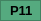
    <widget class="QFrame" name="frame_31">
     <property name="geometry">
      <rect>
       <x>10</x>
       <y>50</y>
       <width>41</width>
       <height>21</height>
      </rect>
     </property>
     <property name="palette">
      <palette>
       <active>
        <colorrole role="WindowText">
         <brush brushstyle="SolidPattern">
          <color alpha="255">
           <red>0</red>
           <green>0</green>
           <blue>0</blue>
          </color>
         </brush>
        </colorrole>
        <colorrole role="Button">
         <brush brushstyle="SolidPattern">
          <color alpha="255">
           <red>230</red>
           <green>0</green>
           <blue>0</blue>
          </color>
         </brush>
        </colorrole>
        <colorrole role="Light">
         <brush brushstyle="SolidPattern">
          <color alpha="255">
           <red>255</red>
           <green>90</green>
           <blue>90</blue>
          </color>
         </brush>
        </colorrole>
        <colorrole role="Midlight">
         <brush brushstyle="SolidPattern">
          <color alpha="255">
           <red>242</red>
           <green>45</green>
           <blue>45</blue>
          </color>
         </brush>
        </colorrole>
        <colorrole role="Dark">
         <brush brushstyle="SolidPattern">
          <color alpha="255">
           <red>115</red>
           <green>0</green>
           <blue>0</blue>
          </color>
         </brush>
        </colorrole>
        <colorrole role="Mid">
         <brush brushstyle="SolidPattern">
          <color alpha="255">
           <red>153</red>
           <green>0</green>
           <blue>0</blue>
          </color>
         </brush>
        </colorrole>
        <colorrole role="Text">
         <brush brushstyle="SolidPattern">
          <color alpha="255">
           <red>0</red>
           <green>0</green>
           <blue>0</blue>
          </color>
         </brush>
        </colorrole>
        <colorrole role="BrightText">
         <brush brushstyle="SolidPattern">
          <color alpha="255">
           <red>255</red>
           <green>255</green>
           <blue>255</blue>
          </color>
         </brush>
        </colorrole>
        <colorrole role="ButtonText">
         <brush brushstyle="SolidPattern">
          <color alpha="255">
           <red>0</red>
           <green>0</green>
           <blue>0</blue>
          </color>
         </brush>
        </colorrole>
        <colorrole role="Base">
         <brush brushstyle="SolidPattern">
          <color alpha="255">
           <red>255</red>
           <green>255</green>
           <blue>255</blue>
          </color>
         </brush>
        </colorrole>
        <colorrole role="Window">
         <brush brushstyle="SolidPattern">
          <color alpha="255">
           <red>230</red>
           <green>0</green>
           <blue>0</blue>
          </color>
         </brush>
        </colorrole>
        <colorrole role="Shadow">
         <brush brushstyle="SolidPattern">
          <color alpha="255">
           <red>0</red>
           <green>0</green>
           <blue>0</blue>
          </color>
         </brush>
        </colorrole>
        <colorrole role="AlternateBase">
         <brush brushstyle="SolidPattern">
          <color alpha="255">
           <red>242</red>
           <green>127</green>
           <blue>127</blue>
          </color>
         </brush>
        </colorrole>
        <colorrole role="ToolTipBase">
         <brush brushstyle="SolidPattern">
          <color alpha="255">
           <red>255</red>
           <green>255</green>
           <blue>220</blue>
          </color>
         </brush>
        </colorrole>
        <colorrole role="ToolTipText">
         <brush brushstyle="SolidPattern">
          <color alpha="255">
           <red>0</red>
           <green>0</green>
           <blue>0</blue>
          </color>
         </brush>
        </colorrole>
        <colorrole role="PlaceholderText">
         <brush brushstyle="SolidPattern">
          <color alpha="128">
           <red>0</red>
           <green>0</green>
           <blue>0</blue>
          </color>
         </brush>
        </colorrole>
       </active>
       <inactive>
        <colorrole role="WindowText">
         <brush brushstyle="SolidPattern">
          <color alpha="255">
           <red>0</red>
           <green>0</green>
           <blue>0</blue>
          </color>
         </brush>
        </colorrole>
        <colorrole role="Button">
         <brush brushstyle="SolidPattern">
          <color alpha="255">
           <red>230</red>
           <green>0</green>
           <blue>0</blue>
          </color>
         </brush>
        </colorrole>
        <colorrole role="Light">
         <brush brushstyle="SolidPattern">
          <color alpha="255">
           <red>255</red>
           <green>90</green>
           <blue>90</blue>
          </color>
         </brush>
        </colorrole>
        <colorrole role="Midlight">
         <brush brushstyle="SolidPattern">
          <color alpha="255">
           <red>242</red>
           <green>45</green>
           <blue>45</blue>
          </color>
         </brush>
        </colorrole>
        <colorrole role="Dark">
         <brush brushstyle="SolidPattern">
          <color alpha="255">
           <red>115</red>
           <green>0</green>
           <blue>0</blue>
          </color>
         </brush>
        </colorrole>
        <colorrole role="Mid">
         <brush brushstyle="SolidPattern">
          <color alpha="255">
           <red>153</red>
           <green>0</green>
           <blue>0</blue>
          </color>
         </brush>
        </colorrole>
        <colorrole role="Text">
         <brush brushstyle="SolidPattern">
          <color alpha="255">
           <red>0</red>
           <green>0</green>
           <blue>0</blue>
          </color>
         </brush>
        </colorrole>
        <colorrole role="BrightText">
         <brush brushstyle="SolidPattern">
          <color alpha="255">
           <red>255</red>
           <green>255</green>
           <blue>255</blue>
          </color>
         </brush>
        </colorrole>
        <colorrole role="ButtonText">
         <brush brushstyle="SolidPattern">
          <color alpha="255">
           <red>0</red>
           <green>0</green>
           <blue>0</blue>
          </color>
         </brush>
        </colorrole>
        <colorrole role="Base">
         <brush brushstyle="SolidPattern">
          <color alpha="255">
           <red>255</red>
           <green>255</green>
           <blue>255</blue>
          </color>
         </brush>
        </colorrole>
        <colorrole role="Window">
         <brush brushstyle="SolidPattern">
          <color alpha="255">
           <red>230</red>
           <green>0</green>
           <blue>0</blue>
          </color>
         </brush>
        </colorrole>
        <colorrole role="Shadow">
         <brush brushstyle="SolidPattern">
          <color alpha="255">
           <red>0</red>
           <green>0</green>
           <blue>0</blue>
          </color>
         </brush>
        </colorrole>
        <colorrole role="AlternateBase">
         <brush brushstyle="SolidPattern">
          <color alpha="255">
           <red>242</red>
           <green>127</green>
           <blue>127</blue>
          </color>
         </brush>
        </colorrole>
        <colorrole role="ToolTipBase">
         <brush brushstyle="SolidPattern">
          <color alpha="255">
           <red>255</red>
           <green>255</green>
           <blue>220</blue>
          </color>
         </brush>
        </colorrole>
        <colorrole role="ToolTipText">
         <brush brushstyle="SolidPattern">
          <color alpha="255">
           <red>0</red>
           <green>0</green>
           <blue>0</blue>
          </color>
         </brush>
        </colorrole>
        <colorrole role="PlaceholderText">
         <brush brushstyle="SolidPattern">
          <color alpha="128">
           <red>0</red>
           <green>0</green>
           <blue>0</blue>
          </color>
         </brush>
        </colorrole>
       </inactive>
       <disabled>
        <colorrole role="WindowText">
         <brush brushstyle="SolidPattern">
          <color alpha="255">
           <red>115</red>
           <green>0</green>
           <blue>0</blue>
          </color>
         </brush>
        </colorrole>
        <colorrole role="Button">
         <brush brushstyle="SolidPattern">
          <color alpha="255">
           <red>230</red>
           <green>0</green>
           <blue>0</blue>
          </color>
         </brush>
        </colorrole>
        <colorrole role="Light">
         <brush brushstyle="SolidPattern">
          <color alpha="255">
           <red>255</red>
           <green>90</green>
           <blue>90</blue>
          </color>
         </brush>
        </colorrole>
        <colorrole role="Midlight">
         <brush brushstyle="SolidPattern">
          <color alpha="255">
           <red>242</red>
           <green>45</green>
           <blue>45</blue>
          </color>
         </brush>
        </colorrole>
        <colorrole role="Dark">
         <brush brushstyle="SolidPattern">
          <color alpha="255">
           <red>115</red>
           <green>0</green>
           <blue>0</blue>
          </color>
         </brush>
        </colorrole>
        <colorrole role="Mid">
         <brush brushstyle="SolidPattern">
          <color alpha="255">
           <red>153</red>
           <green>0</green>
           <blue>0</blue>
          </color>
         </brush>
        </colorrole>
        <colorrole role="Text">
         <brush brushstyle="SolidPattern">
          <color alpha="255">
           <red>115</red>
           <green>0</green>
           <blue>0</blue>
          </color>
         </brush>
        </colorrole>
        <colorrole role="BrightText">
         <brush brushstyle="SolidPattern">
          <color alpha="255">
           <red>255</red>
           <green>255</green>
           <blue>255</blue>
          </color>
         </brush>
        </colorrole>
        <colorrole role="ButtonText">
         <brush brushstyle="SolidPattern">
          <color alpha="255">
           <red>115</red>
           <green>0</green>
           <blue>0</blue>
          </color>
         </brush>
        </colorrole>
        <colorrole role="Base">
         <brush brushstyle="SolidPattern">
          <color alpha="255">
           <red>230</red>
           <green>0</green>
           <blue>0</blue>
          </color>
         </brush>
        </colorrole>
        <colorrole role="Window">
         <brush brushstyle="SolidPattern">
          <color alpha="255">
           <red>230</red>
           <green>0</green>
           <blue>0</blue>
          </color>
         </brush>
        </colorrole>
        <colorrole role="Shadow">
         <brush brushstyle="SolidPattern">
          <color alpha="255">
           <red>0</red>
           <green>0</green>
           <blue>0</blue>
          </color>
         </brush>
        </colorrole>
        <colorrole role="AlternateBase">
         <brush brushstyle="SolidPattern">
          <color alpha="255">
           <red>230</red>
           <green>0</green>
           <blue>0</blue>
          </color>
         </brush>
        </colorrole>
        <colorrole role="ToolTipBase">
         <brush brushstyle="SolidPattern">
          <color alpha="255">
           <red>255</red>
           <green>255</green>
           <blue>220</blue>
          </color>
         </brush>
        </colorrole>
        <colorrole role="ToolTipText">
         <brush brushstyle="SolidPattern">
          <color alpha="255">
           <red>0</red>
           <green>0</green>
           <blue>0</blue>
          </color>
         </brush>
        </colorrole>
        <colorrole role="PlaceholderText">
         <brush brushstyle="SolidPattern">
          <color alpha="128">
           <red>0</red>
           <green>0</green>
           <blue>0</blue>
          </color>
         </brush>
        </colorrole>
       </disabled>
      </palette>
     </property>
     <property name="autoFillBackground">
      <bool>true</bool>
     </property>
     <property name="frameShape">
      <enum>QFrame::StyledPanel</enum>
     </property>
     <property name="frameShadow">
      <enum>QFrame::Raised</enum>
     </property>
     <widget class="QLabel" name="label_26">
      <property name="geometry">
       <rect>
        <x>10</x>
        <y>2</y>
        <width>51</width>
        <height>16</height>
       </rect>
      </property>
      <property name="font">
       <font>
        <pointsize>10</pointsize>
        <weight>75</weight>
        <bold>true</bold>
       </font>
      </property>
      <property name="text">
       <string>P11</string>
      </property>
     </widget>
     <widget class="QFrame" name="frame_11">
      <property name="geometry">
       <rect>
        <x>0</x>
        <y>0</y>
        <width>41</width>
        <height>21</height>
       </rect>
      </property>
      <property name="palette">
       <palette>
        <active>
         <colorrole role="WindowText">
          <brush brushstyle="SolidPattern">
           <color alpha="255">
            <red>0</red>
            <green>0</green>
            <blue>0</blue>
           </color>
          </brush>
         </colorrole>
         <colorrole role="Button">
          <brush brushstyle="SolidPattern">
           <color alpha="255">
            <red>85</red>
            <green>170</green>
            <blue>127</blue>
           </color>
          </brush>
         </colorrole>
         <colorrole role="Light">
          <brush brushstyle="SolidPattern">
           <color alpha="255">
            <red>127</red>
            <green>255</green>
            <blue>191</blue>
           </color>
          </brush>
         </colorrole>
         <colorrole role="Midlight">
          <brush brushstyle="SolidPattern">
           <color alpha="255">
            <red>106</red>
            <green>212</green>
            <blue>159</blue>
           </color>
          </brush>
         </colorrole>
         <colorrole role="Dark">
          <brush brushstyle="SolidPattern">
           <color alpha="255">
            <red>42</red>
            <green>85</green>
            <blue>63</blue>
           </color>
          </brush>
         </colorrole>
         <colorrole role="Mid">
          <brush brushstyle="SolidPattern">
           <color alpha="255">
            <red>56</red>
            <green>113</green>
            <blue>84</blue>
           </color>
          </brush>
         </colorrole>
         <colorrole role="Text">
          <brush brushstyle="SolidPattern">
           <color alpha="255">
            <red>0</red>
            <green>0</green>
            <blue>0</blue>
           </color>
          </brush>
         </colorrole>
         <colorrole role="BrightText">
          <brush brushstyle="SolidPattern">
           <color alpha="255">
            <red>255</red>
            <green>255</green>
            <blue>255</blue>
           </color>
          </brush>
         </colorrole>
         <colorrole role="ButtonText">
          <brush brushstyle="SolidPattern">
           <color alpha="255">
            <red>0</red>
            <green>0</green>
            <blue>0</blue>
           </color>
          </brush>
         </colorrole>
         <colorrole role="Base">
          <brush brushstyle="SolidPattern">
           <color alpha="255">
            <red>255</red>
            <green>255</green>
            <blue>255</blue>
           </color>
          </brush>
         </colorrole>
         <colorrole role="Window">
          <brush brushstyle="SolidPattern">
           <color alpha="255">
            <red>85</red>
            <green>170</green>
            <blue>127</blue>
           </color>
          </brush>
         </colorrole>
         <colorrole role="Shadow">
          <brush brushstyle="SolidPattern">
           <color alpha="255">
            <red>0</red>
            <green>0</green>
            <blue>0</blue>
           </color>
          </brush>
         </colorrole>
         <colorrole role="AlternateBase">
          <brush brushstyle="SolidPattern">
           <color alpha="255">
            <red>170</red>
            <green>212</green>
            <blue>191</blue>
           </color>
          </brush>
         </colorrole>
         <colorrole role="ToolTipBase">
          <brush brushstyle="SolidPattern">
           <color alpha="255">
            <red>255</red>
            <green>255</green>
            <blue>220</blue>
           </color>
          </brush>
         </colorrole>
         <colorrole role="ToolTipText">
          <brush brushstyle="SolidPattern">
           <color alpha="255">
            <red>0</red>
            <green>0</green>
            <blue>0</blue>
           </color>
          </brush>
         </colorrole>
         <colorrole role="PlaceholderText">
          <brush brushstyle="SolidPattern">
           <color alpha="128">
            <red>0</red>
            <green>0</green>
            <blue>0</blue>
           </color>
          </brush>
         </colorrole>
        </active>
        <inactive>
         <colorrole role="WindowText">
          <brush brushstyle="SolidPattern">
           <color alpha="255">
            <red>0</red>
            <green>0</green>
            <blue>0</blue>
           </color>
          </brush>
         </colorrole>
         <colorrole role="Button">
          <brush brushstyle="SolidPattern">
           <color alpha="255">
            <red>85</red>
            <green>170</green>
            <blue>127</blue>
           </color>
          </brush>
         </colorrole>
         <colorrole role="Light">
          <brush brushstyle="SolidPattern">
           <color alpha="255">
            <red>127</red>
            <green>255</green>
            <blue>191</blue>
           </color>
          </brush>
         </colorrole>
         <colorrole role="Midlight">
          <brush brushstyle="SolidPattern">
           <color alpha="255">
            <red>106</red>
            <green>212</green>
            <blue>159</blue>
           </color>
          </brush>
         </colorrole>
         <colorrole role="Dark">
          <brush brushstyle="SolidPattern">
           <color alpha="255">
            <red>42</red>
            <green>85</green>
            <blue>63</blue>
           </color>
          </brush>
         </colorrole>
         <colorrole role="Mid">
          <brush brushstyle="SolidPattern">
           <color alpha="255">
            <red>56</red>
            <green>113</green>
            <blue>84</blue>
           </color>
          </brush>
         </colorrole>
         <colorrole role="Text">
          <brush brushstyle="SolidPattern">
           <color alpha="255">
            <red>0</red>
            <green>0</green>
            <blue>0</blue>
           </color>
          </brush>
         </colorrole>
         <colorrole role="BrightText">
          <brush brushstyle="SolidPattern">
           <color alpha="255">
            <red>255</red>
            <green>255</green>
            <blue>255</blue>
           </color>
          </brush>
         </colorrole>
         <colorrole role="ButtonText">
          <brush brushstyle="SolidPattern">
           <color alpha="255">
            <red>0</red>
            <green>0</green>
            <blue>0</blue>
           </color>
          </brush>
         </colorrole>
         <colorrole role="Base">
          <brush brushstyle="SolidPattern">
           <color alpha="255">
            <red>255</red>
            <green>255</green>
            <blue>255</blue>
           </color>
          </brush>
         </colorrole>
         <colorrole role="Window">
          <brush brushstyle="SolidPattern">
           <color alpha="255">
            <red>85</red>
            <green>170</green>
            <blue>127</blue>
           </color>
          </brush>
         </colorrole>
         <colorrole role="Shadow">
          <brush brushstyle="SolidPattern">
           <color alpha="255">
            <red>0</red>
            <green>0</green>
            <blue>0</blue>
           </color>
          </brush>
         </colorrole>
         <colorrole role="AlternateBase">
          <brush brushstyle="SolidPattern">
           <color alpha="255">
            <red>170</red>
            <green>212</green>
            <blue>191</blue>
           </color>
          </brush>
         </colorrole>
         <colorrole role="ToolTipBase">
          <brush brushstyle="SolidPattern">
           <color alpha="255">
            <red>255</red>
            <green>255</green>
            <blue>220</blue>
           </color>
          </brush>
         </colorrole>
         <colorrole role="ToolTipText">
          <brush brushstyle="SolidPattern">
           <color alpha="255">
            <red>0</red>
            <green>0</green>
            <blue>0</blue>
           </color>
          </brush>
         </colorrole>
         <colorrole role="PlaceholderText">
          <brush brushstyle="SolidPattern">
           <color alpha="128">
            <red>0</red>
            <green>0</green>
            <blue>0</blue>
           </color>
          </brush>
         </colorrole>
        </inactive>
        <disabled>
         <colorrole role="WindowText">
          <brush brushstyle="SolidPattern">
           <color alpha="255">
            <red>42</red>
            <green>85</green>
            <blue>63</blue>
           </color>
          </brush>
         </colorrole>
         <colorrole role="Button">
          <brush brushstyle="SolidPattern">
           <color alpha="255">
            <red>85</red>
            <green>170</green>
            <blue>127</blue>
           </color>
          </brush>
         </colorrole>
         <colorrole role="Light">
          <brush brushstyle="SolidPattern">
           <color alpha="255">
            <red>127</red>
            <green>255</green>
            <blue>191</blue>
           </color>
          </brush>
         </colorrole>
         <colorrole role="Midlight">
          <brush brushstyle="SolidPattern">
           <color alpha="255">
            <red>106</red>
            <green>212</green>
            <blue>159</blue>
           </color>
          </brush>
         </colorrole>
         <colorrole role="Dark">
          <brush brushstyle="SolidPattern">
           <color alpha="255">
            <red>42</red>
            <green>85</green>
            <blue>63</blue>
           </color>
          </brush>
         </colorrole>
         <colorrole role="Mid">
          <brush brushstyle="SolidPattern">
           <color alpha="255">
            <red>56</red>
            <green>113</green>
            <blue>84</blue>
           </color>
          </brush>
         </colorrole>
         <colorrole role="Text">
          <brush brushstyle="SolidPattern">
           <color alpha="255">
            <red>42</red>
            <green>85</green>
            <blue>63</blue>
           </color>
          </brush>
         </colorrole>
         <colorrole role="BrightText">
          <brush brushstyle="SolidPattern">
           <color alpha="255">
            <red>255</red>
            <green>255</green>
            <blue>255</blue>
           </color>
          </brush>
         </colorrole>
         <colorrole role="ButtonText">
          <brush brushstyle="SolidPattern">
           <color alpha="255">
            <red>42</red>
            <green>85</green>
            <blue>63</blue>
           </color>
          </brush>
         </colorrole>
         <colorrole role="Base">
          <brush brushstyle="SolidPattern">
           <color alpha="255">
            <red>85</red>
            <green>170</green>
            <blue>127</blue>
           </color>
          </brush>
         </colorrole>
         <colorrole role="Window">
          <brush brushstyle="SolidPattern">
           <color alpha="255">
            <red>85</red>
            <green>170</green>
            <blue>127</blue>
           </color>
          </brush>
         </colorrole>
         <colorrole role="Shadow">
          <brush brushstyle="SolidPattern">
           <color alpha="255">
            <red>0</red>
            <green>0</green>
            <blue>0</blue>
           </color>
          </brush>
         </colorrole>
         <colorrole role="AlternateBase">
          <brush brushstyle="SolidPattern">
           <color alpha="255">
            <red>85</red>
            <green>170</green>
            <blue>127</blue>
           </color>
          </brush>
         </colorrole>
         <colorrole role="ToolTipBase">
          <brush brushstyle="SolidPattern">
           <color alpha="255">
            <red>255</red>
            <green>255</green>
            <blue>220</blue>
           </color>
          </brush>
         </colorrole>
         <colorrole role="ToolTipText">
          <brush brushstyle="SolidPattern">
           <color alpha="255">
            <red>0</red>
            <green>0</green>
            <blue>0</blue>
           </color>
          </brush>
         </colorrole>
         <colorrole role="PlaceholderText">
          <brush brushstyle="SolidPattern">
           <color alpha="128">
            <red>0</red>
            <green>0</green>
            <blue>0</blue>
           </color>
          </brush>
         </colorrole>
        </disabled>
       </palette>
      </property>
      <property name="autoFillBackground">
       <bool>true</bool>
      </property>
      <property name="frameShape">
       <enum>QFrame::StyledPanel</enum>
      </property>
      <property name="frameShadow">
       <enum>QFrame::Raised</enum>
      </property>
      <widget class="QLabel" name="label_11">
       <property name="geometry">
        <rect>
         <x>10</x>
         <y>2</y>
         <width>51</width>
         <height>16</height>
        </rect>
       </property>
       <property name="font">
        <font>
         <pointsize>10</pointsize>
         <weight>75</weight>
         <bold>true</bold>
        </font>
       </property>
       <property name="text">
        <string>P11</string>
       </property>
      </widget>
     </widget>
    </widget>
